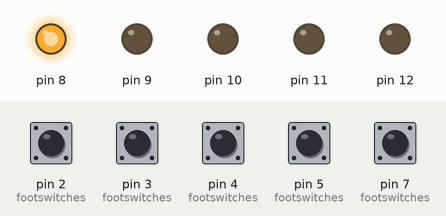
This sketch was run on a simulated Arduino Uno, built with avr-gcc and run on an emulated ATmega328P. On the bench: output pins drawn as LEDs (lit = HIGH). Dashed ring = blinking. The inputs (shaded band) are chosen by the test bench; at power-on: pin 2 (footswitches), pin 3 (footswitches), pin 4 (footswitches), pin 5 (footswitches), pin 7 (footswitches) HIGH.

Above: at 4.8 s.
4.9 s: pin 7 (footswitches) pulled LOW for 1 s
At 5.04 s:
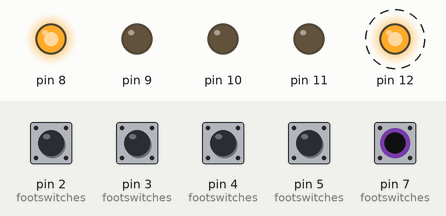
7.4 s: pin 7 (footswitches) pulled LOW for 0.15 s
At 8.6 s:
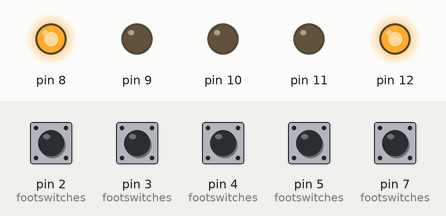
9.0 s: pin 3 (footswitches) pulled LOW for 0.15 s
At 9.9 s:
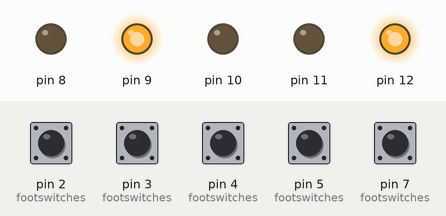
10.6 s: pin 4 (footswitches) pulled LOW for 0.15 s
At 11.1 s:
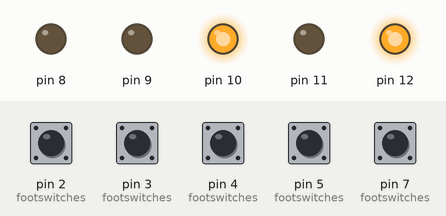
12.2 s: pin 5 (footswitches) pulled LOW for 0.15 s
At 13.4 s:
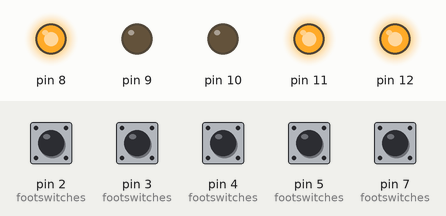
13.8 s: pin 2 (footswitches) pulled LOW for 0.15 s
At 14.8 s:
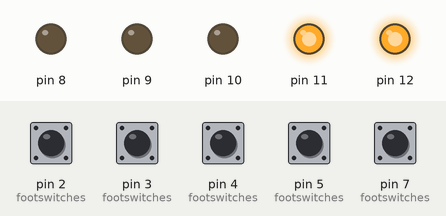
Timing chart, 0 to 16.4 s (numbered marks = the images above; inputs shaded):
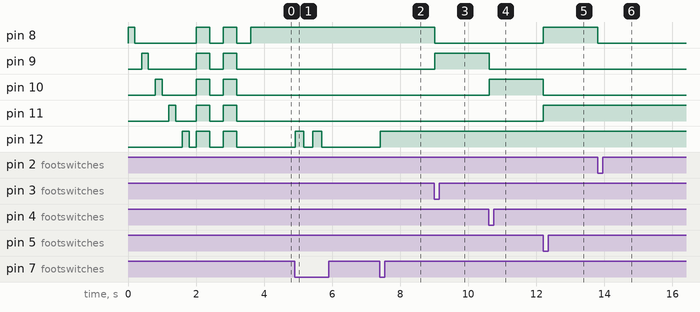

Measured:
- after the input at 4.9 s, pin 12: alternates HIGH for 0.26 s and LOW for 0.26 s, 4 changes in all, then stays LOW, starting at once
- after the input at 7.4 s, pin 12: LOW → HIGH at once
- after the input at 9.0 s, pin 8: HIGH → LOW at once; pin 9: LOW → HIGH at once
- after the input at 10.6 s, pin 9: HIGH → LOW at once; pin 10: LOW → HIGH at once
- after the input at 12.2 s, pin 8, pin 11: LOW → HIGH at once; pin 10: HIGH → LOW at once
- after the input at 13.8 s, pin 8: HIGH → LOW at once

The sketch:

Kat_Kontroller.ino
```cpp
#include "Setup.h"

void setup() {

  if (debug) Serial.begin(9600);
  else Serial.begin(31250);

  // buttons as input pins
  for (int i = 0; i < 5; i = i + 1) {
    pinMode(footswitches[i].button, INPUT_PULLUP);
  }

  // leds as output pins
  for (int i = 0; i < 5; i = i + 1) {
    pinMode(leds[i].led, OUTPUT);
  }

  Helpers h { footswitches[0], currentChannel, MODE, BANK };

  // blink leds on start up
  h.blinkLeds(leds);

  // set to channel 1
  h.footswitchOn(settings, leds, footswitches, defaults);
}

/*
   Reads the footswitch with a software de-bounce
*/
void readFootswitch(FOOTSWITCH &fsw, int &currentChannel, ChannelSetting *settings[], boolean &MODE, LED leds[], FOOTSWITCH footswitches[] ) {
  if (digitalRead(fsw.button) == LOW) {
    delay(10);
    if (digitalRead(fsw.button) == LOW) {
      Helpers h = { fsw, currentChannel, MODE, BANK };
      h.checkFootswitch(settings, leds, footswitches, defaults);
      delay(250);
    }
  }
}

void loop() {
  // read all footswitches
  for (int i = 0; i < 5; i = i + 1) {
    readFootswitch(footswitches[i], currentChannel, settings, MODE, leds, footswitches);
  }
}
```

Globals.h
```cpp
MIDI_CREATE_INSTANCE(HardwareSerial, Serial, MIDI);
const int MIDI_CHANNEl = 1;

/*
   Debug mode. 0 = off, 1 = on
   In Debug mode the Arduino Baud rate is set to 9600 so that serial print works
   Midi messages are no longer set but instead their values printed
*/
int debug = 0;

/*
   Boss Katana midi spec states that when sending a cc message the value should be
   0-63 off
   64-127 on
*/
const int ccOn = 127;
const int ccOff = 0;

/*
   CC values for turning Boss Katana fx on/off
   16 - Boost/fx1
   17 - Delay/fx2
   18 - Reverb
*/
const int fx1 = 16;
const int fx2 = 17;
const int fx3 = 18;

/*
   Set the arduino input/outputs for leds and buttons
*/
const int ledOutput1 = 8;
const int ledOutput2 = 9;
const int ledOutput3 = 10;
const int ledOutput4 = 11;
const int ledOutput5 = 12;

const int button1 = 2;
const int button2 = 3;
const int button3 = 4;
const int button4 = 5;
const int button5 = 7;
```

Helpers.h
```cpp
struct Helpers {
  FOOTSWITCH &fsw;
  int &currentChannel;
  boolean &MODE;
  boolean &BANK;

  int findFootswitchByChannel(FOOTSWITCH footswitches[]) {
    for (int i = 0; i < 3; i = i + 1) {
      if (footswitches[i].message.pcChannel == currentChannel) return i;
    }
  }

  int findSettingsByChannel(ChannelSetting *settings[]) {
    for (int i = 0; i < 3; i = i + 1) {
      if (settings[i] -> channel == currentChannel) return i;
    }
  }

  int findFootswitchByButton(FOOTSWITCH footswitches[]) {
    for (int i = 0; i < 3; i = i + 1) {
      if (fsw.button == footswitches[i].button) return i;
    }
  }

  void turnOffLeds(boolean fx, LED leds[]) {
    for (int i = 0; i < 5; i = i + 1) {
      leds[i].turnOff(fx);
    }

    if (BANK) leds[4].turnOn(false);
  }

  void turnOnLeds(boolean fx, LED leds[]) {
    for (int i = 0; i < 5; i = i + 1) {
      leds[i].turnOn(false);
    }
  }

  void turnOffFxLeds(LED leds[], FOOTSWITCH footswitches[]) {
    turnOffLeds(true, leds);
    int index = findFootswitchByChannel(footswitches);
    footswitches[index].led.turnOn(true);
  }


  /*
    When channel is changed Katana does not store fx statuses
    Therefore reset back to defaults
    TODO: Fire off cc messages along with channel change to avoid this
  */
  void resetFx(ChannelSetting *settings[], ChannelSetting defaults[]) {
    for (int i = 0; i < 3; i = i + 1) {
      for (int j = 0; j < 3; j = j + 1) {
        settings[i] -> setFx(j, defaults[i].getFx(j));
      }
    }
  }

  /*
     Turn off fx with midi message, turn off led and save settings
  */
  void turnFxOff() {
    fsw.led.turnOff(true);
    fsw.message.sendMessage(MODE, false, BANK);
  }

  /*
     Save fx settings so that when switching between modes, correct leds and statuses are shown
     - find the settings associated with the current channel
     - check which button was pressed and update associated setting
  */
  void updateFx(boolean value, ChannelSetting *settings[], FOOTSWITCH footswitches[]) {
    int settingsIndex = findSettingsByChannel(settings);
    int footswitchIndex = findFootswitchByButton(footswitches);
    settings[settingsIndex] -> setFx(footswitchIndex, value);
  }

  /*
     Turn on fx with midi message, turn on led and save settings
  */
  void turnFxOn(ChannelSetting *settings[], FOOTSWITCH footswitches[] ) {
    fsw.message.sendMessage(MODE, true, BANK);
    fsw.led.turnOn(true);
    updateFx(true, settings, footswitches);
  }

  /*
     Switch the Katana channel
     - reset fx to the default
     - turn off leds except selected channel
     - send midi message
     - set currentChannel to the new channel
  */
  void setChannel(ChannelSetting *settings[], LED leds[], ChannelSetting defaults[]) {
    resetFx(settings, defaults);
    turnOffLeds(true, leds);
    fsw.message.sendMessage(MODE, true, BANK);
    fsw.led.turnOn(false);
    currentChannel = fsw.message.pcChannel;
  }


  /*
     Find settings for current channel
     For each fx turn on led if associated setting is set to true
  */
  void turnOnFxLeds(ChannelSetting *settings[], FOOTSWITCH footswitches[]) {
    int settingsIndex =  findSettingsByChannel(settings);
    for (int i = 0; i < 3; i = i + 1) {
      if (settings[settingsIndex] -> getFx(i)) {
        footswitches[i].led.turnOn(true);
      }
      else {
        footswitches[i].led.turnOff(true);
      }
    }
  }

  /*
     Switches mode between channel and fx
     If channel mode then turn off fx leds
     If fx mode turn on fx leds and the mode led
     TODO: Can I remove the turnOffLeds line?
  */
  void changeMode(ChannelSetting *settings[], LED leds[], FOOTSWITCH footswitches[] ) {
    turnOffLeds(false, leds);
    MODE = !MODE; // switch controller MODE
    if (!MODE) {
      turnOffFxLeds(leds, footswitches);
    }
    else {
      turnOnFxLeds(settings, footswitches);
      fsw.led.turnOn(false);
    }
  }

  /*
     Switches bank between A/B for extra channels
     Does not switch mode so you can change bank in fx mode
  */
  void changeBank(ChannelSetting *settings[], FOOTSWITCH footswitches[], ChannelSetting defaults[], LED leds[]) {
    BANK = !BANK;
    if (BANK) fsw.led.turnOn(false);
    else fsw.led.turnOff(false);

    int index = findFootswitchByChannel(footswitches);
    footswitches[index].message.sendMessage(false, false, BANK);
    resetFx(settings, defaults);

    turnOffLeds(true, leds);

    if (!MODE) {
      footswitches[index].led.turnOn(false);
    }
    else {
      // turn on Mode leds
      footswitches[3].led.turnOn(false);
      turnOnFxLeds(settings, footswitches);
    }
  }

  /*
     Footswitch is turned on, multiple options
     If PC mode and not a function press -> set channel
     If function press -> change mode
     otherwise turn on fx
  */
  void footswitchOn(ChannelSetting *settings[], LED leds[], FOOTSWITCH footswitches[], ChannelSetting defaults[]) {
    if (!MODE && fsw.func == "") setChannel(settings, leds, defaults);
    else if (fsw.func == "mode") changeMode(settings, leds, footswitches);
    else if (fsw.func == "bank") changeBank(settings, footswitches, defaults, leds);
    else turnFxOn(settings, footswitches);
  }


  /*
     Decides what type of press happened
     - If PC mode
     - OR CC mode AND fxStatus is 0
     - OR function press
        then footswitch on
     - If CC mode and fxStatus is 1
        then footswitch off
  */
  void checkFootswitch(ChannelSetting *settings[], LED leds[], FOOTSWITCH footswitches[], ChannelSetting defaults[]) {
    if ((!MODE) || (!fsw.led.fxStatus && MODE) || fsw.func != "") {
      footswitchOn(settings, leds, footswitches, defaults);
    }
    else if (fsw.led.fxStatus && MODE) {
      updateFx(false, settings, footswitches);
      turnFxOff();
    }
  }

  void blinkLeds(LED leds[]) {

    for (int i = 0; i < 5; i = i + 1) {
      leds[i].turnOn(false);
      delay(200);
      leds[i].turnOff(false);
      delay(200);
    }


    blinkAll(leds);
    blinkAll(leds);
  }

  void blinkAll(LED leds[]) {
    turnOnLeds(false, leds);
    delay(400);
    turnOffLeds(false, leds);
    delay(400);
  }

};
```

Setup.h
```cpp
#include "Structs.h"
#include "Helpers.h"

LED led1 = { ledOutput1 };
LED led2 = { ledOutput2 };
LED led3 = { ledOutput3 };
LED led4 = { ledOutput4 };
LED led5 = { ledOutput5 };
LED leds[] = {led1, led2, led3, led4, led5};

/*
   Channel effect defaults
   Since the Boss Katana only has midi in, this is one way communication
   To avoid the controller and the Katana getting out of sync we set up defaults per channel
   Each setting has a channel value, and then whether each effect is on/off by default
   When you change between PC and CC mode the current state of fx are stored so correct LEDs show
   However, when you change channel these settings are lost and revert back to defaults
   TODO: There is scope to send CC messages on channel change to keep in sync and avoid reverting back to defaults
*/
ChannelSetting default1 = { 0, 0, 0, 0 };
ChannelSetting default2 = { 1, 1, 0, 0 };
ChannelSetting default3 = { 2, 0, 0, 0 };

ChannelSetting defaults[] = { default1, default2, default3 };
ChannelSetting *settings[] = { &default1, &default2, &default3 };

FOOTSWITCH footswitches[] = {
  { button1, led1, "", Message { default1.channel, fx1 } },
  { button3, led3, "", Message { default2.channel, fx2 } },
  { button2, led2, "", Message { default3.channel, fx3 } },
  { button4, led4, "mode", Message { 0, 0 } },
  { button5, led5, "bank", Message { 0, 0 } }
};

/*
   Value to specify what type of messages should be sent
   0 = PC mode. This is for sending channel changes
   1 = CC mode. This is for turning effects on and off
   The mode is toggled by the last footswitch
*/
boolean MODE = 0;
boolean BANK = 0;

int currentChannel;
```

Structs.h
```cpp
#include <MIDI.h>
#include "Globals.h"

struct LED {
  int led;
  boolean fxStatus;
  void turnOff(boolean fx) {
    digitalWrite(led, LOW);
    if (fx) fxStatus = 0;
  }
  void turnOn(boolean fx) {
    digitalWrite(led, HIGH);
    if (fx) fxStatus = 1;
  }
};

struct ChannelSetting {
  int channel;
  boolean fx1;
  boolean fx2;
  boolean fx3;
  boolean getFx(int idx) {
    if(idx == 0) return fx1;
    else if(idx == 1) return fx2;
    else if(idx == 2) return fx3;
  }
  void setFx(int idx, boolean value) {
    if(idx == 0) fx1 = value;
    else if(idx == 1) fx2 = value;
    else if(idx == 2) fx3 = value;
  }
};

struct Message {
  int pcChannel;
  int ccMessage;

  void sendMessage(boolean isControl, boolean status, boolean bank) {
    if (!isControl) {
      int channel;
      if(bank) channel = pcChannel + 5;
      else channel = pcChannel;
      if (debug) {
        Serial.println("send pc message");
        Serial.println(channel);
      } else {
        MIDI.sendProgramChange(channel, MIDI_CHANNEl);
      }
    } else if (isControl && status) {
      if (debug) {
        Serial.println("send cc message on");
        Serial.println(ccMessage);
      } else {
        MIDI.sendControlChange(ccMessage, ccOn, MIDI_CHANNEl);
      }
    } else if (isControl && !status) {
      if (debug) {
        Serial.println("send cc message off");
        Serial.println(ccMessage);
      } else {
        MIDI.sendControlChange(ccMessage, ccOff, MIDI_CHANNEl);
      }
    }
  }
};

struct FOOTSWITCH {
  int button;
  LED led;
  String func;
  Message message;
};
```
